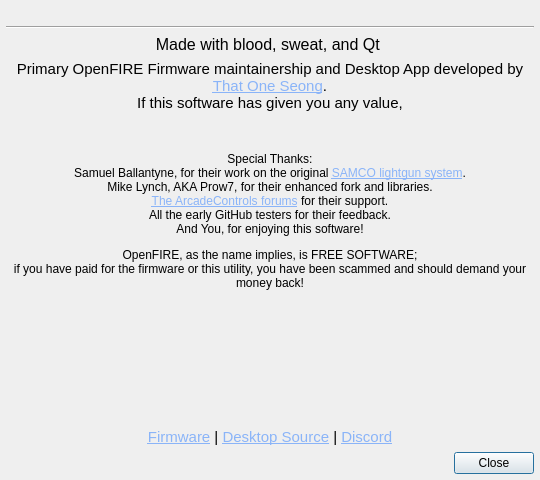
<?xml version="1.0" encoding="UTF-8"?>
<ui version="4.0">
 <class>AppAbout</class>
 <widget class="QDialog" name="AppAbout">
  <property name="windowModality">
   <enum>Qt::ApplicationModal</enum>
  </property>
  <property name="geometry">
   <rect>
    <x>0</x>
    <y>0</y>
    <width>540</width>
    <height>480</height>
   </rect>
  </property>
  <property name="windowTitle">
   <string>About OpenFIRE</string>
  </property>
  <property name="windowIcon">
   <iconset resource="../img/vectors.qrc">
    <normaloff>:/icon/icon.png</normaloff>:/icon/icon.png</iconset>
  </property>
  <layout class="QVBoxLayout" name="verticalLayout">
   <property name="spacing">
    <number>6</number>
   </property>
   <property name="leftMargin">
    <number>6</number>
   </property>
   <property name="topMargin">
    <number>6</number>
   </property>
   <property name="rightMargin">
    <number>6</number>
   </property>
   <property name="bottomMargin">
    <number>6</number>
   </property>
   <item>
    <widget class="QLabel" name="picLabel">
     <property name="text">
      <string/>
     </property>
     <property name="pixmap">
      <pixmap resource="../img/vectors.qrc">:/icon/openfire.png</pixmap>
     </property>
     <property name="scaledContents">
      <bool>false</bool>
     </property>
     <property name="alignment">
      <set>Qt::AlignCenter</set>
     </property>
    </widget>
   </item>
   <item>
    <widget class="Line" name="line">
     <property name="orientation">
      <enum>Qt::Horizontal</enum>
     </property>
    </widget>
   </item>
   <item>
    <widget class="QLabel" name="topText">
     <property name="font">
      <font>
       <pointsize>12</pointsize>
      </font>
     </property>
     <property name="text">
      <string>Made with blood, sweat, and Qt </string>
     </property>
     <property name="alignment">
      <set>Qt::AlignCenter</set>
     </property>
     <property name="wordWrap">
      <bool>true</bool>
     </property>
    </widget>
   </item>
   <item>
    <widget class="QLabel" name="label">
     <property name="font">
      <font>
       <pointsize>11</pointsize>
      </font>
     </property>
     <property name="text">
      <string>&lt;html&gt;&lt;head/&gt;&lt;body&gt;&lt;p&gt;Primary OpenFIRE Firmware maintainership and Desktop App developed by &lt;a href=&quot;https://github.com/SeongGino&quot;&gt;&lt;span style=&quot; text-decoration: underline; color:#8ab4f8;&quot;&gt;That One Seong&lt;/span&gt;&lt;/a&gt;.&lt;br/&gt;If this software has given you any value,&lt;/p&gt;&lt;/body&gt;&lt;/html&gt;</string>
     </property>
     <property name="alignment">
      <set>Qt::AlignCenter</set>
     </property>
     <property name="wordWrap">
      <bool>true</bool>
     </property>
     <property name="openExternalLinks">
      <bool>true</bool>
     </property>
    </widget>
   </item>
   <item alignment="Qt::AlignHCenter">
    <widget class="QLabel" name="kofiLink">
     <property name="text">
      <string>&lt;html&gt;&lt;head/&gt;&lt;body&gt;&lt;p&gt;&lt;a href=&quot;https://ko-fi.com/thatoneseong&quot;&gt;&lt;span style=&quot; text-decoration: underline; color:#8ab4f8;&quot;/&gt;&lt;img src=&quot;:/icon/donate.svg&quot;/&gt;&lt;/a&gt;&lt;/p&gt;&lt;/body&gt;&lt;/html&gt;</string>
     </property>
     <property name="alignment">
      <set>Qt::AlignCenter</set>
     </property>
     <property name="openExternalLinks">
      <bool>true</bool>
     </property>
    </widget>
   </item>
   <item>
    <widget class="QLabel" name="mainText">
     <property name="text">
      <string>&lt;html&gt;&lt;head/&gt;&lt;body&gt;&lt;p align=&quot;center&quot;&gt;&lt;br/&gt;Special Thanks:&lt;br/&gt;Samuel Ballantyne, for their work on the original &lt;a href=&quot;https://github.com/samuelballantyne/IR-Light-Gun&quot;&gt;&lt;span style=&quot; text-decoration: underline; color:#8ab4f8;&quot;&gt;SAMCO lightgun system&lt;/span&gt;&lt;/a&gt;.&lt;br/&gt;Mike Lynch, AKA Prow7, for their enhanced fork and libraries.&lt;br/&gt;&lt;a href=&quot;https://forum.arcadecontrols.com/index.php/board,20.0.html&quot;&gt;&lt;span style=&quot; text-decoration: underline; color:#8ab4f8;&quot;&gt;The ArcadeControls forums&lt;/span&gt;&lt;/a&gt; for their support.&lt;br/&gt;All the early GitHub testers for their feedback.&lt;br/&gt;And You, for enjoying this software!&lt;/p&gt;&lt;p align=&quot;center&quot;&gt;OpenFIRE, as the name implies, is FREE SOFTWARE;&lt;br/&gt;if you have paid for the firmware or this utility, you have been scammed and should demand your money back!&lt;/p&gt;&lt;/body&gt;&lt;/html&gt;</string>
     </property>
     <property name="alignment">
      <set>Qt::AlignJustify|Qt::AlignVCenter</set>
     </property>
     <property name="wordWrap">
      <bool>true</bool>
     </property>
     <property name="openExternalLinks">
      <bool>true</bool>
     </property>
    </widget>
   </item>
   <item>
    <spacer name="verticalSpacer">
     <property name="orientation">
      <enum>Qt::Vertical</enum>
     </property>
     <property name="sizeHint" stdset="0">
      <size>
       <width>20</width>
       <height>40</height>
      </size>
     </property>
    </spacer>
   </item>
   <item>
    <widget class="QLabel" name="bottomText">
     <property name="font">
      <font>
       <pointsize>11</pointsize>
      </font>
     </property>
     <property name="text">
      <string>&lt;html&gt;&lt;head/&gt;&lt;body&gt;&lt;p&gt;&lt;a href=&quot;https://github.com/TeamOpenFIRE/OpenFIRE-Firmware&quot;&gt;&lt;span style=&quot; text-decoration: underline; color:#8ab4f8;&quot;&gt;Firmware&lt;/span&gt;&lt;/a&gt; | &lt;a href=&quot;https://github.com/TeamOpenFIRE/OpenFIRE-App&quot;&gt;&lt;span style=&quot; text-decoration: underline; color:#8ab4f8;&quot;&gt;Desktop Source&lt;/span&gt;&lt;/a&gt; | &lt;a href=&quot;discord.com/invite/dFw5z6PBQv&quot;&gt;&lt;span style=&quot; text-decoration: underline; color:#8ab4f8;&quot;&gt;Discord&lt;/span&gt;&lt;/a&gt;&lt;/p&gt;&lt;/body&gt;&lt;/html&gt;</string>
     </property>
     <property name="alignment">
      <set>Qt::AlignCenter</set>
     </property>
     <property name="wordWrap">
      <bool>true</bool>
     </property>
     <property name="openExternalLinks">
      <bool>true</bool>
     </property>
    </widget>
   </item>
   <item>
    <widget class="QDialogButtonBox" name="buttonBox">
     <property name="orientation">
      <enum>Qt::Horizontal</enum>
     </property>
     <property name="standardButtons">
      <set>QDialogButtonBox::Close</set>
     </property>
    </widget>
   </item>
  </layout>
 </widget>
 <resources>
  <include location="../img/vectors.qrc"/>
 </resources>
 <connections>
  <connection>
   <sender>buttonBox</sender>
   <signal>accepted()</signal>
   <receiver>AppAbout</receiver>
   <slot>accept()</slot>
   <hints>
    <hint type="sourcelabel">
     <x>248</x>
     <y>254</y>
    </hint>
    <hint type="destinationlabel">
     <x>157</x>
     <y>274</y>
    </hint>
   </hints>
  </connection>
  <connection>
   <sender>buttonBox</sender>
   <signal>rejected()</signal>
   <receiver>AppAbout</receiver>
   <slot>reject()</slot>
   <hints>
    <hint type="sourcelabel">
     <x>316</x>
     <y>260</y>
    </hint>
    <hint type="destinationlabel">
     <x>286</x>
     <y>274</y>
    </hint>
   </hints>
  </connection>
 </connections>
</ui>
